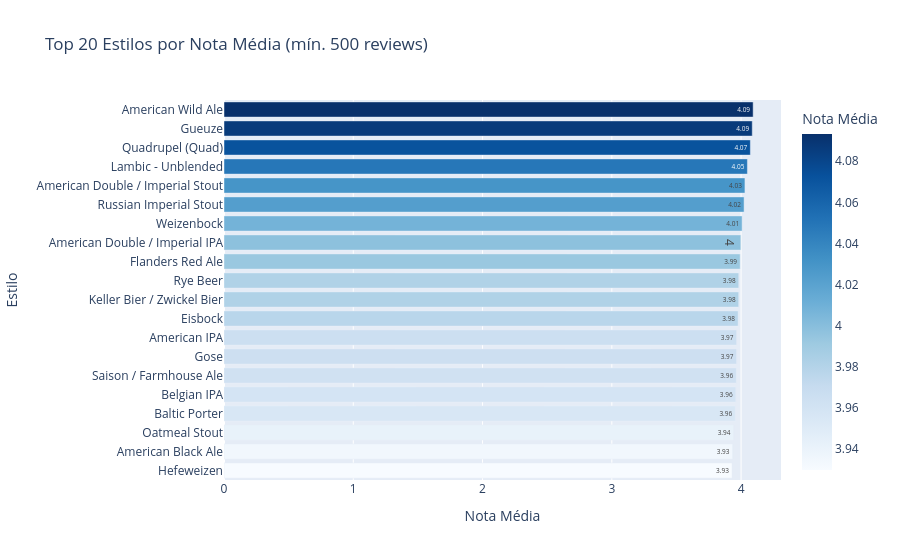

Notebook code cell kept with this figure:
### Code cell
nota_por_estilo = (
    df.groupby('beer_style')
    .agg(
        media_overall=('review_overall', 'mean'),
        total_reviews=('review_overall', 'count')
    )
    .query('total_reviews >= 500')  # filtra estilos com volume relevante
    .sort_values('media_overall', ascending=False)
    .head(20)
    .reset_index()
)

fig = px.bar(
    nota_por_estilo,
    x='media_overall', y='beer_style',
    orientation='h',
    title='Top 20 Estilos por Nota Média (mín. 500 reviews)',
    labels={'media_overall': 'Nota Média', 'beer_style': 'Estilo'},
    color='media_overall',
    color_continuous_scale='Blues',
    text=nota_por_estilo['media_overall'].round(2)
)
fig.update_layout(yaxis={'categoryorder': 'total ascending'})
fig.show()

### Figure 1 — Plotly figure (JSON) as saved in the notebook; plotly's stock layout.template omitted (floating-point values rounded to 4 significant figures)
{"data": [{"hovertemplate": "Nota Média=%{marker.color}<br>Estilo=%{y}<br>text=%{text}<extra></extra>", "legendgroup": "", "marker": {"color": [4.093, 4.086, 4.072, 4.049, 4.03, 4.023, 4.008, 3.998, 3.993, 3.982, 3.982, 3.977, 3.965, 3.965, 3.963, 3.959, 3.955, 3.942, 3.934, 3.93], "coloraxis": "coloraxis", "pattern": {"shape": ""}}, "name": "", "orientation": "h", "showlegend": false, "text": [4.09, 4.09, 4.07, 4.05, 4.03, 4.02, 4.01, 4.0, 3.99, 3.98, 3.98, 3.98, 3.97, 3.97, 3.96, 3.96, 3.96, 3.94, 3.93, 3.93], "textposition": "auto", "type": "bar", "x": [4.093, 4.086, 4.072, 4.049, 4.03, 4.023, 4.008, 3.998, 3.993, 3.982, 3.982, 3.977, 3.965, 3.965, 3.963, 3.959, 3.955, 3.942, 3.934, 3.93], "xaxis": "x", "y": ["American Wild Ale", "Gueuze", "Quadrupel (Quad)", "Lambic - Unblended", "American Double / Imperial Stout", "Russian Imperial Stout", "Weizenbock", "American Double / Imperial IPA", "Flanders Red Ale", "Rye Beer", "Keller Bier / Zwickel Bier", "Eisbock", "American IPA", "Gose", "Saison / Farmhouse Ale", "Belgian IPA", "Baltic Porter", "Oatmeal Stout", "American Black Ale", "Hefeweizen"], "yaxis": "y"}], "layout": {"barmode": "relative", "coloraxis": {"colorbar": {"title": {"text": "Nota Média"}}, "colorscale": [[0, "rgb(247,251,255)"], [0.125, "rgb(222,235,247)"], [0.25, "rgb(198,219,239)"], [0.375, "rgb(158,202,225)"], [0.5, "rgb(107,174,214)"], [0.625, "rgb(66,146,198)"], [0.75, "rgb(33,113,181)"], [0.875, "rgb(8,81,156)"], [1, "rgb(8,48,107)"]]}, "legend": {"tracegroupgap": 0}, "title": {"text": "Top 20 Estilos por Nota Média (mín. 500 reviews)"}, "xaxis": {"anchor": "y", "domain": [0, 1], "title": {"text": "Nota Média"}}, "yaxis": {"anchor": "x", "categoryorder": "total ascending", "domain": [0, 1], "title": {"text": "Estilo"}}}}
